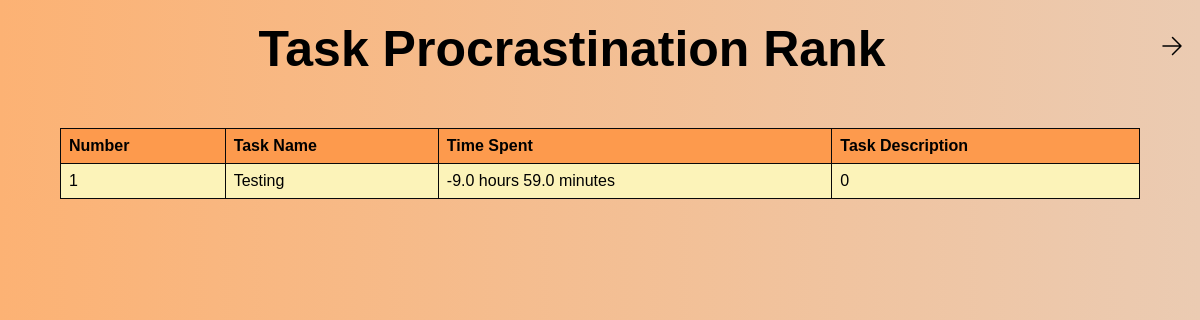
/rank, run on an earlier commit of the app's database.
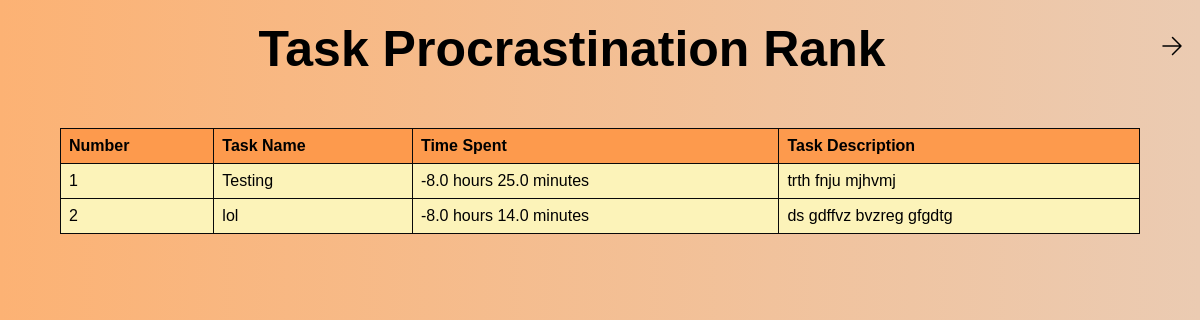
And on a later commit of the database.
### test.py (models this page shows)
class Task(db.Model):
    id = db.Column(db.Integer, primary_key=True)
    task_name = db.Column(db.String(150), nullable=False)
    task_description = db.Column(db.Text, nullable=False)
    task_date = db.Column(db.DateTime, nullable=False, default=datetime.utcnow)
    completion_time = db.Column(db.DateTime, nullable=True)
    status = db.Column(db.String(20), nullable=False, default='Pending')

### test.py (the view)
@app.route('/rank')
def rank():
    tasks = Task.query.all()
    sorted_tasks = []
    for task in tasks:
        if task.completion_time is not None:
            procrastination_level = task.completion_time - task.task_date
            sorted_tasks.append((task, procrastination_level))
    sorted_tasks.sort(key=lambda x: x[1], reverse=True)
    return render_template('rank.html', tasks=sorted_tasks)

### templates/rank.html (shortened to what this page needs)
<!DOCTYPE html>
<html>
<head>
    <link rel="stylesheet" href="{{ url_for('static', filename='css/rank.css') }}">
</head>
<body>
    <header>
        <nav>
            <ul>
                <li style="float:right; list-style-type: none;">
                    <a href="{{ url_for('homepage') }}">
                        <svg width="24px" height="24px" viewBox="0 0 24 24" stroke-width="1.5" fill="none" xmlns="http://www.w3.org/2000/svg" color="#000000">
                            <path d="M3 12L21 12M21 12L12.5 3.5M21 12L12.5 20.5" stroke="#000000" stroke-width="1.5" stroke-linecap="round" stroke-linejoin="round"></path>
                        </svg>
                    </a>
                </li>
            </ul>
        </nav>
    </header>
    <h1>Task Procrastination Rank</h1>
    <table border="1">
        <tr>
            <th>Number</th>
            <th>Task Name</th>
            <th>Time Spent</th>
            <th>Task Description</th>
        </tr>
        {% for task, procrastination_level in tasks %}
        <tr>
            <td>{{ loop.index }}</td>
            <td>{{ task.task_name }}</td>
            <td>{{ (task.completion_time - task.task_date).total_seconds() // 3600 }} hours
                {{ ((task.completion_time - task.task_date).total_seconds() % 3600) // 60 }} minutes</td>
            <td>{{ task.task_description }}</td>
        </tr>
        {% endfor %}
    </table>
</body>
</html>

What changed in the data, as far as the page shows it:
changed Task "Testing": completion_time+task_date "-9.0" → "-8.0"; completion_time+task_date "59.0" → "25.0"; task_description "0" → "trth fnju mjhvmj"
added Task: task_name "lol", completion_time+task_date "-8.0", completion_time+task_date "14.0", task_description "ds gdffvz bvzreg gfgdtg"
